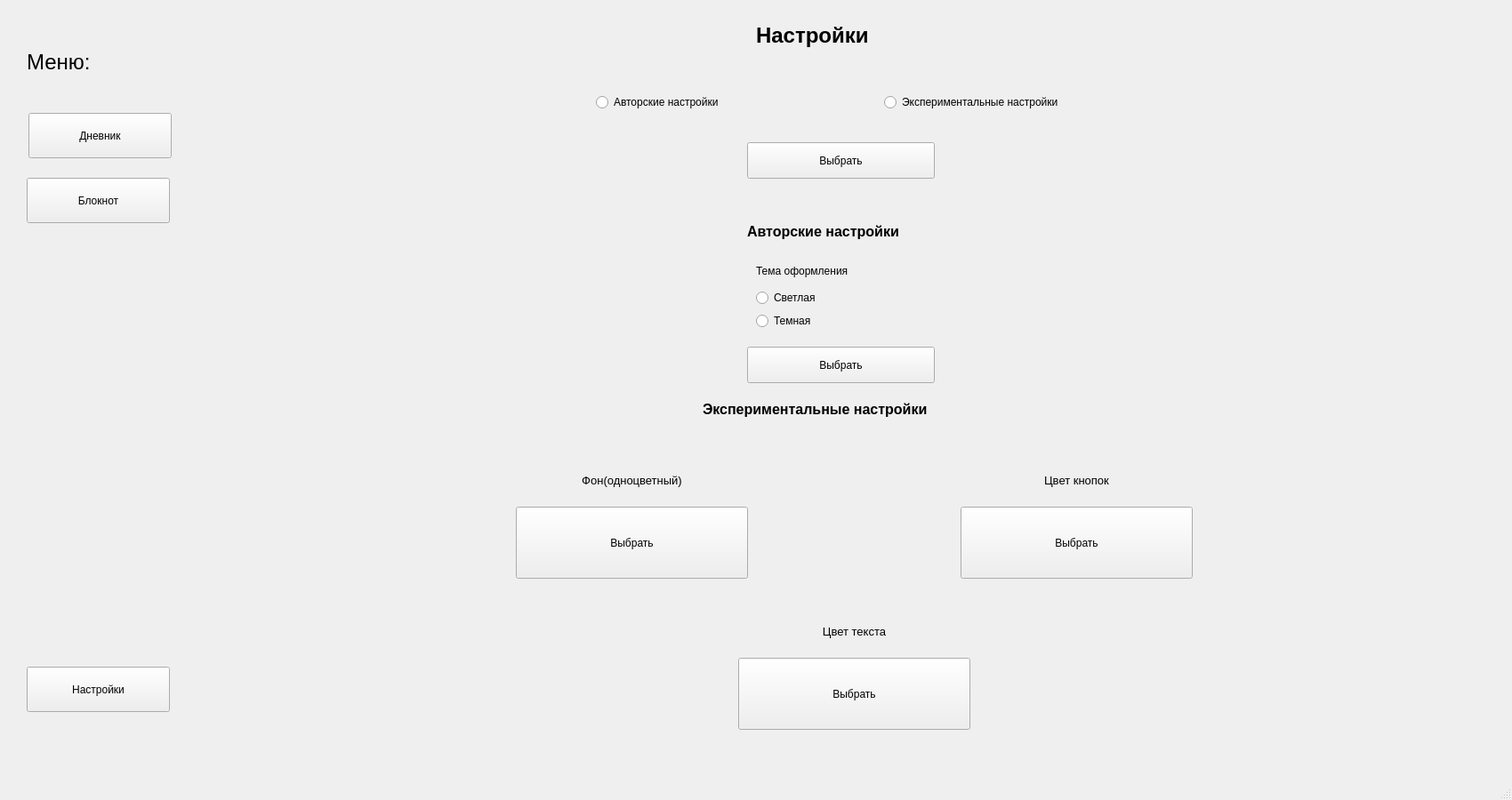
<?xml version="1.0" encoding="UTF-8"?>
<ui version="4.0">
 <class>MainWindow</class>
 <widget class="QMainWindow" name="MainWindow">
  <property name="geometry">
   <rect>
    <x>0</x>
    <y>0</y>
    <width>1700</width>
    <height>900</height>
   </rect>
  </property>
  <property name="windowTitle">
   <string>MainWindow</string>
  </property>
  <widget class="QWidget" name="centralwidget">
   <widget class="QPushButton" name="button_settings">
    <property name="geometry">
     <rect>
      <x>30</x>
      <y>750</y>
      <width>161</width>
      <height>51</height>
     </rect>
    </property>
    <property name="text">
     <string>Настройки</string>
    </property>
   </widget>
   <widget class="QLabel" name="label_menu">
    <property name="geometry">
     <rect>
      <x>30</x>
      <y>50</y>
      <width>91</width>
      <height>41</height>
     </rect>
    </property>
    <property name="text">
     <string>&lt;html&gt;&lt;head/&gt;&lt;body&gt;&lt;p&gt;&lt;span style=&quot; font-size:18pt;&quot;&gt;Меню:&lt;/span&gt;&lt;/p&gt;&lt;/body&gt;&lt;/html&gt;</string>
    </property>
   </widget>
   <widget class="QPushButton" name="button_diary">
    <property name="geometry">
     <rect>
      <x>32</x>
      <y>127</y>
      <width>161</width>
      <height>51</height>
     </rect>
    </property>
    <property name="text">
     <string>Дневник</string>
    </property>
   </widget>
   <widget class="QPushButton" name="button_notebook">
    <property name="geometry">
     <rect>
      <x>30</x>
      <y>200</y>
      <width>161</width>
      <height>51</height>
     </rect>
    </property>
    <property name="text">
     <string>Блокнот</string>
    </property>
   </widget>
   <widget class="QWidget" name="verticalLayoutWidget">
    <property name="geometry">
     <rect>
      <x>850</x>
      <y>290</y>
      <width>201</width>
      <height>81</height>
     </rect>
    </property>
    <layout class="QVBoxLayout" name="verticalLayout">
     <item>
      <widget class="QLabel" name="label_theme">
       <property name="text">
        <string>Тема оформления</string>
       </property>
      </widget>
     </item>
     <item>
      <widget class="QRadioButton" name="radio_ligth">
       <property name="text">
        <string>Светлая</string>
       </property>
      </widget>
     </item>
     <item>
      <widget class="QRadioButton" name="radio_dark">
       <property name="text">
        <string>Темная</string>
       </property>
      </widget>
     </item>
    </layout>
   </widget>
   <widget class="QLabel" name="label_settings">
    <property name="geometry">
     <rect>
      <x>850</x>
      <y>10</y>
      <width>171</width>
      <height>61</height>
     </rect>
    </property>
    <property name="text">
     <string>&lt;html&gt;&lt;head/&gt;&lt;body&gt;&lt;p&gt;&lt;span style=&quot; font-size:18pt; font-weight:600;&quot;&gt;Настройки&lt;/span&gt;&lt;/p&gt;&lt;/body&gt;&lt;/html&gt;</string>
    </property>
   </widget>
   <widget class="QLabel" name="label_author">
    <property name="geometry">
     <rect>
      <x>840</x>
      <y>230</y>
      <width>231</width>
      <height>61</height>
     </rect>
    </property>
    <property name="text">
     <string>&lt;html&gt;&lt;head/&gt;&lt;body&gt;&lt;p&gt;&lt;span style=&quot; font-size:12pt; font-weight:600;&quot;&gt;Авторские настройки&lt;/span&gt;&lt;/p&gt;&lt;/body&gt;&lt;/html&gt;</string>
    </property>
   </widget>
   <widget class="QWidget" name="horizontalLayoutWidget">
    <property name="geometry">
     <rect>
      <x>670</x>
      <y>100</y>
      <width>641</width>
      <height>31</height>
     </rect>
    </property>
    <layout class="QHBoxLayout" name="horizontalLayout">
     <item>
      <widget class="QRadioButton" name="radio_author_settings">
       <property name="toolTip">
        <string>&lt;html&gt;&lt;head/&gt;&lt;body&gt;&lt;p&gt;&lt;br/&gt;&lt;/p&gt;&lt;/body&gt;&lt;/html&gt;</string>
       </property>
       <property name="text">
        <string>Авторские настройки</string>
       </property>
      </widget>
     </item>
     <item>
      <widget class="QRadioButton" name="radio_exper_settings">
       <property name="toolTip">
        <string>&lt;html&gt;&lt;head/&gt;&lt;body&gt;&lt;p&gt;&lt;br/&gt;&lt;/p&gt;&lt;/body&gt;&lt;/html&gt;</string>
       </property>
       <property name="text">
        <string>Экспериментальные настройки</string>
       </property>
      </widget>
     </item>
    </layout>
   </widget>
   <widget class="QPushButton" name="button_enter_settings">
    <property name="geometry">
     <rect>
      <x>840</x>
      <y>160</y>
      <width>211</width>
      <height>41</height>
     </rect>
    </property>
    <property name="text">
     <string>Выбрать</string>
    </property>
   </widget>
   <widget class="QLabel" name="label_exper">
    <property name="geometry">
     <rect>
      <x>790</x>
      <y>430</y>
      <width>331</width>
      <height>61</height>
     </rect>
    </property>
    <property name="text">
     <string>&lt;html&gt;&lt;head/&gt;&lt;body&gt;&lt;p&gt;&lt;span style=&quot; font-size:12pt; font-weight:600;&quot;&gt;Экспериментальные настройки&lt;/span&gt;&lt;/p&gt;&lt;/body&gt;&lt;/html&gt;</string>
    </property>
   </widget>
   <widget class="QLabel" name="label_color">
    <property name="geometry">
     <rect>
      <x>580</x>
      <y>510</y>
      <width>261</width>
      <height>61</height>
     </rect>
    </property>
    <property name="text">
     <string>&lt;html&gt;&lt;head/&gt;&lt;body&gt;&lt;p align=&quot;center&quot;&gt;&lt;span style=&quot; font-size:10pt;&quot;&gt;Фон(одноцветный)&lt;/span&gt;&lt;/p&gt;&lt;/body&gt;&lt;/html&gt;</string>
    </property>
   </widget>
   <widget class="QPushButton" name="button_enter_color">
    <property name="geometry">
     <rect>
      <x>580</x>
      <y>570</y>
      <width>261</width>
      <height>81</height>
     </rect>
    </property>
    <property name="text">
     <string>Выбрать</string>
    </property>
   </widget>
   <widget class="QPushButton" name="button_enter_text">
    <property name="geometry">
     <rect>
      <x>830</x>
      <y>740</y>
      <width>261</width>
      <height>81</height>
     </rect>
    </property>
    <property name="text">
     <string>Выбрать</string>
    </property>
   </widget>
   <widget class="QLabel" name="label_text">
    <property name="geometry">
     <rect>
      <x>830</x>
      <y>680</y>
      <width>261</width>
      <height>61</height>
     </rect>
    </property>
    <property name="text">
     <string>&lt;html&gt;&lt;head/&gt;&lt;body&gt;&lt;p align=&quot;center&quot;&gt;&lt;span style=&quot; font-size:10pt;&quot;&gt;Цвет текста&lt;/span&gt;&lt;/p&gt;&lt;/body&gt;&lt;/html&gt;</string>
    </property>
   </widget>
   <widget class="QPushButton" name="button_enter_button">
    <property name="geometry">
     <rect>
      <x>1080</x>
      <y>570</y>
      <width>261</width>
      <height>81</height>
     </rect>
    </property>
    <property name="text">
     <string>Выбрать</string>
    </property>
   </widget>
   <widget class="QLabel" name="label_button">
    <property name="geometry">
     <rect>
      <x>1080</x>
      <y>510</y>
      <width>261</width>
      <height>61</height>
     </rect>
    </property>
    <property name="text">
     <string>&lt;html&gt;&lt;head/&gt;&lt;body&gt;&lt;p align=&quot;center&quot;&gt;&lt;span style=&quot; font-size:10pt;&quot;&gt;Цвет кнопок&lt;/span&gt;&lt;/p&gt;&lt;/body&gt;&lt;/html&gt;</string>
    </property>
   </widget>
   <widget class="QPushButton" name="button_enter_author">
    <property name="geometry">
     <rect>
      <x>840</x>
      <y>390</y>
      <width>211</width>
      <height>41</height>
     </rect>
    </property>
    <property name="text">
     <string>Выбрать</string>
    </property>
   </widget>
  </widget>
  <widget class="QMenuBar" name="menubar">
   <property name="geometry">
    <rect>
     <x>0</x>
     <y>0</y>
     <width>1700</width>
     <height>26</height>
    </rect>
   </property>
  </widget>
  <widget class="QStatusBar" name="statusbar"/>
 </widget>
 <resources/>
 <connections/>
</ui>
